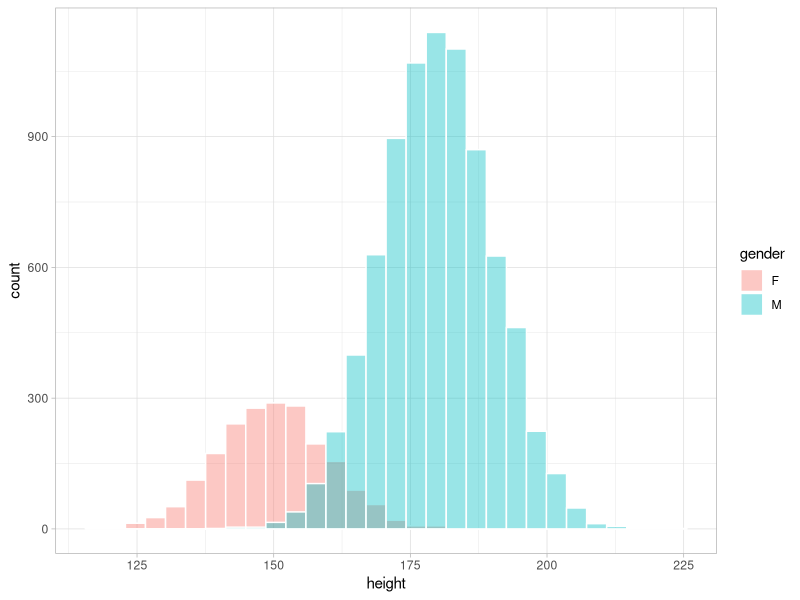
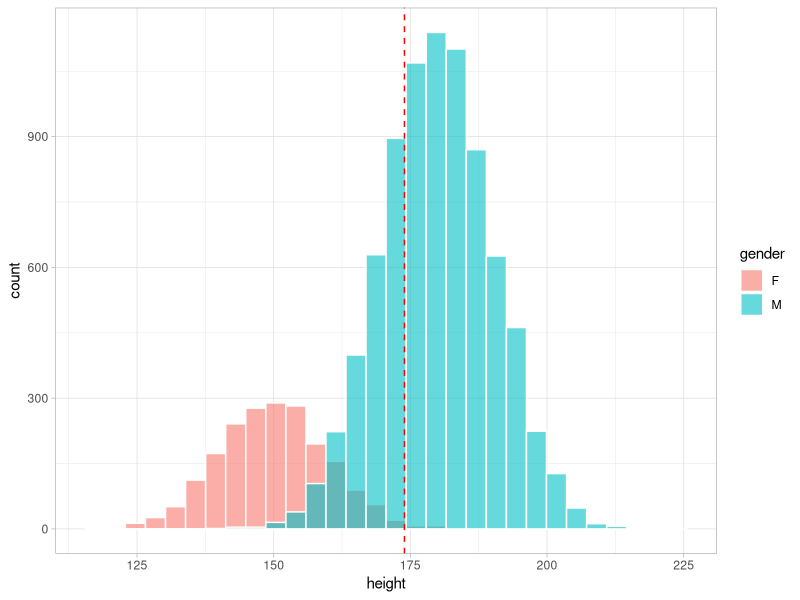
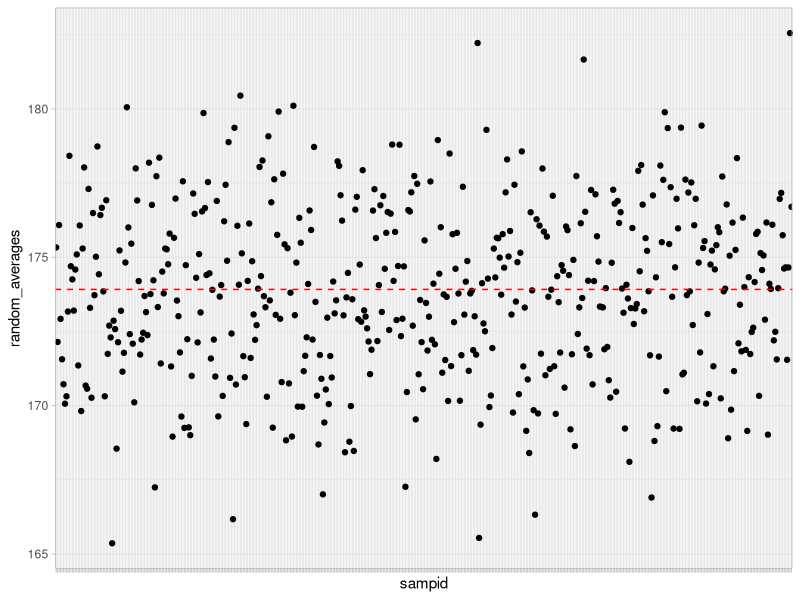
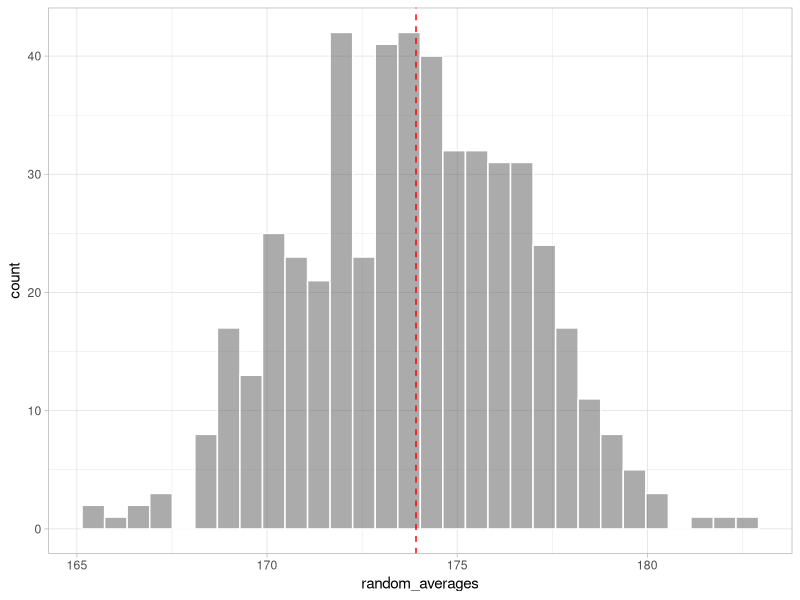
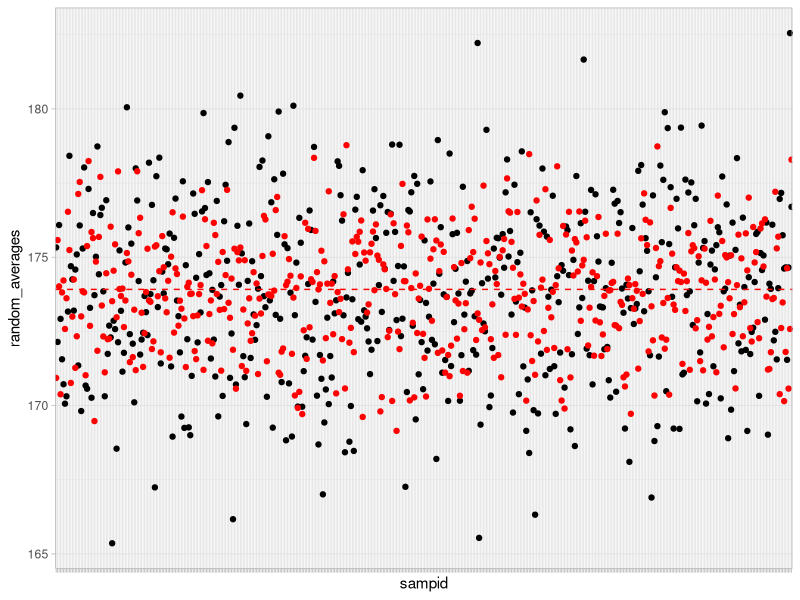
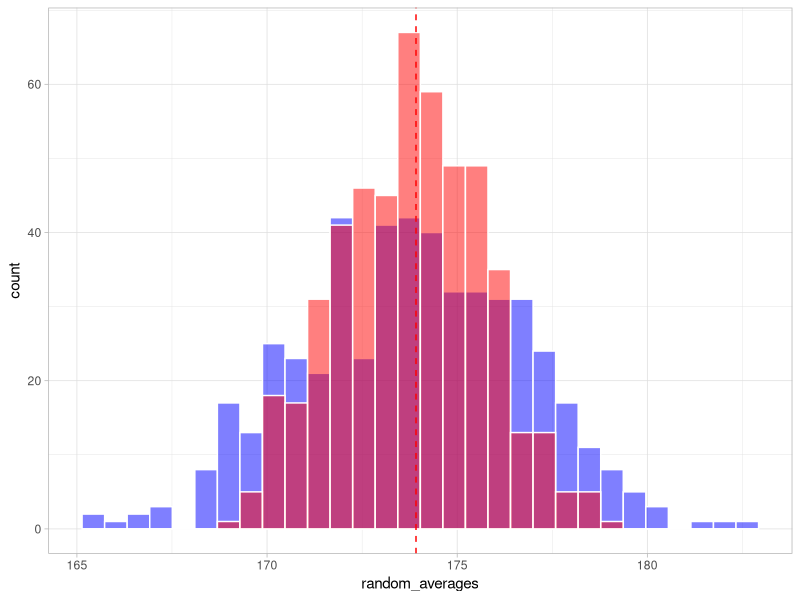

Source code (R) for these figures, in order:
## ---- chunk 1
knitr::opts_chunk$set(echo = TRUE, message = FALSE, error = FALSE)
library(tidyverse)
## ---- chunk 2
## separate tibbles
males <- tibble(gender = "M", height = rnorm(8000,180,10))
females <- tibble(gender = "F", height = rnorm(2000,150,10))

## merge everything in a df
mypop <- males %>% 
  bind_rows(females)
## ---- chunk 3
mypop %>% 
  ggplot() + 
  geom_histogram(aes(x = height, fill = gender), col = "white",  alpha = 0.4, position = "identity")  +
  theme_light()
## ---- chunk 4
pop_mu <- mean(mypop$height)
pop_mu
## ---- chunk 5
mypop %>% 
  ggplot() + 
  geom_histogram(aes(x = height, fill = gender), col = "white",  alpha = 0.6, position = "identity") + 
  geom_vline(xintercept = pop_mu, col="red", lty = 2) + 
  theme_light()
## ---- chunk 6
## start creating the tibble container
x <- tibble(sampid = paste0("s",1:500))
head(x)
## ---- chunk 7
## here we do the complete random sampling ...
x <- x %>% 
  mutate(random_samples = map(sampid, ~sample(x = mypop$height,size = 30)))
head(x)
## ---- chunk 8
## now we calculate the averages
x <- x %>% 
  mutate(random_averages = map_dbl(random_samples, ~mean(.x)))
head(x)
## ---- chunk 9
x %>% 
  ggplot() + 
  geom_point(aes(x = sampid, y = random_averages)) + 
  geom_hline(yintercept = pop_mu, col = "red", lty = 2) + 
  theme_light() + 
  theme(axis.text.x = element_blank())
## ---- chunk 10
x %>% 
  ggplot() + 
  geom_histogram(aes(x = random_averages), alpha = 0.5, col = "white") + 
  geom_vline(xintercept = pop_mu, col = "red", lty = 2) + 
  theme_light()
## ---- chunk 11
nsamp <- 30

## here I calculate the fraction
subfractions <- ceiling((table(mypop$gender)/nrow(mypop))*nsamp)



## just to show how much easy to read is the coding with pipes
library(magrittr)

another_subfraction <- mypop$gender %>% 
  table(.) %>% 
  divide_by(nrow(mypop)) %>% 
  multiply_by(nsamp) %>% 
  ceiling(.)

subfractions
## ---- chunk 12
## here we do the complete random sampling of the two populations
## and we return a vector with the samples extracted in a stratified way
x <- x %>% 
  mutate(stratified_random_samples = map(sampid, function(n) {
    out_males <- mypop %>% filter(gender == "M") %>% pull(height) %>% sample(.,subfractions["M"])
    out_females <- mypop %>% filter(gender == "F") %>% pull(height) %>% sample(.,subfractions["F"])
    return(c(out_males,out_females))
  }))
head(x)
## ---- chunk 13
## now we calculate the averages
x <- x %>% 
  mutate(stratified_averages = map_dbl(stratified_random_samples, ~mean(.x)))
head(x)
## ---- chunk 14
x %>% 
  ggplot() + 
  geom_point(aes(x = sampid, y = random_averages)) + 
  geom_point(aes(x = sampid, y = stratified_averages), col = "red") + 
  geom_hline(yintercept = pop_mu, col = "red", lty = 2) + 
  theme_light() + 
  theme(axis.text.x = element_blank())
## ---- chunk 15
x %>% 
  ggplot() + 
  geom_histogram(aes(x = random_averages), fill = "blue", alpha = 0.5, col = "white") + 
  geom_histogram(aes(x = stratified_averages), fill = "red", alpha = 0.5, col = "white") + 
  geom_vline(xintercept = pop_mu, col = "red", lty = 2) + 
  theme_light()
